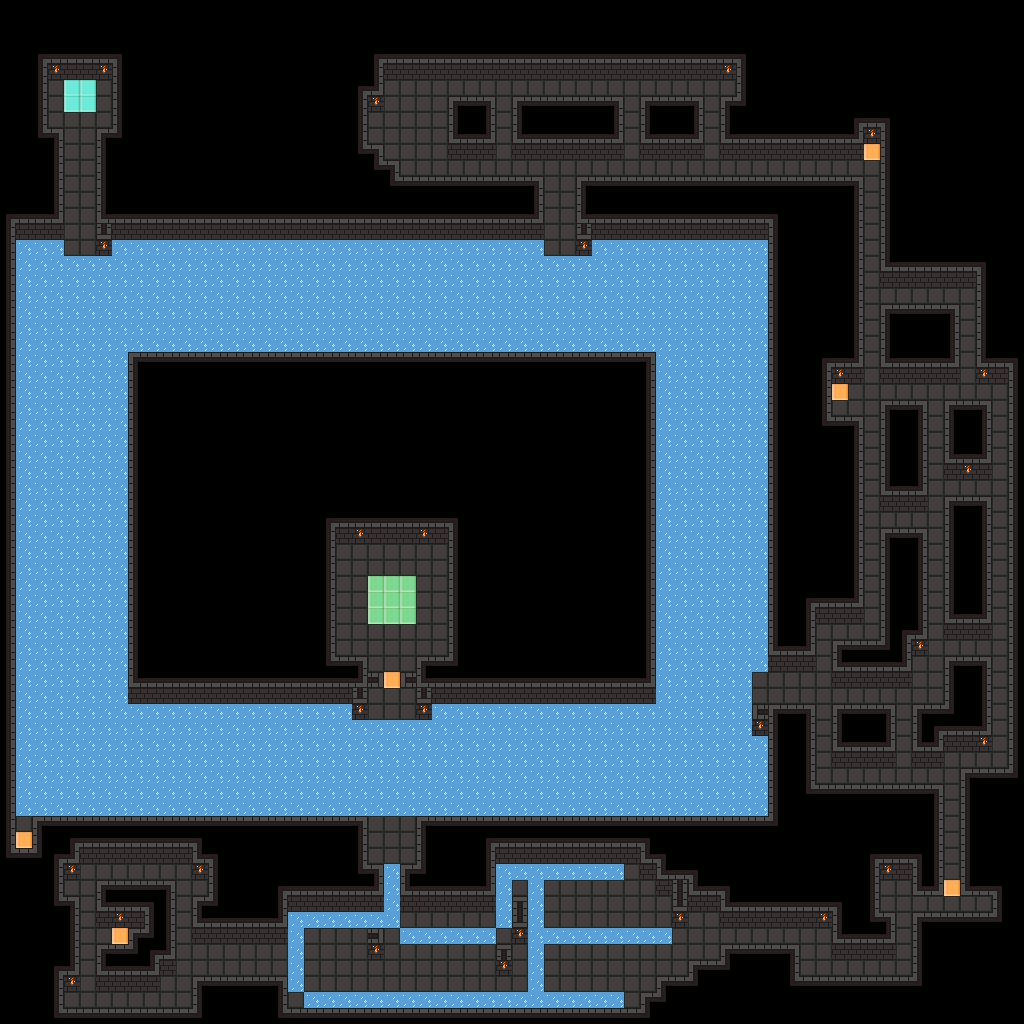

The image is a tile-based game level rendered from a .tmx file. Its description and source (layers, tilesets, objects; grid data summarised) follow:
An orthogonal 64x64 tile map with 16x16 px tiles, 1 tile layer (Tile Layer 1), 4 tilesets and 222 objects.

<map version="1.4" tiledversion="1.4.3" orientation="orthogonal" renderorder="right-down" width="64" height="64" tilewidth="16" tileheight="16" infinite="0" nextlayerid="4" nextobjectid="312">
 <properties>
  <property name="description" value="Bully Boulevard" />
 </properties>
 <tileset firstgid="1" source="../images/tileset_dungeon/tileset_dungeon.tsx" />
 <tileset firstgid="65" source="../images/tileset_common/tileset_common.tsx" />
 <tileset firstgid="96" source="../images/tileset_talisman/tileset_talisman.tsx" />
 <tileset firstgid="112" source="../images/tileset_floaty/tileset_floaty.tsx" />
 <layer id="1" name="Tile Layer 1" width="64" height="64">
  <data>[4096 cells, 2669 non-empty, 24 distinct tile ids]</data>
 </layer>
 <objectgroup id="2" name="Object Layer 1">
  <object id="8" template="../templates/spawn.tx" x="80" y="96" />
  <object id="9" template="../templates/goal.tx" x="368" y="576" width="48" height="48" />
  <object id="16" template="../templates/doorRed.tx" x="368" y="704" />
  <object id="17" template="../templates/doorRed.tx" x="384" y="704" />
  <object id="18" template="../templates/doorRed.tx" x="400" y="704" />
  <object id="19" template="../templates/doorBlue.tx" x="368" y="672" />
  <object id="20" template="../templates/doorBlue.tx" x="384" y="672" />
  <object id="21" template="../templates/doorBlue.tx" x="400" y="672" />
  <object id="26" template="../templates/doorRed.tx" x="768" y="704" />
  <object id="27" template="../templates/doorYellow.tx" x="944" y="880" />
  <object id="28" template="../templates/doorGreen.tx" x="544" y="240" />
  <object id="29" template="../templates/doorGreen.tx" x="560" y="240" />
  <object id="30" template="../templates/keyGreen.tx" x="16" y="848" />
  <object id="31" template="../templates/doorRed.tx" x="768" y="688" />
  <object id="32" template="../templates/spike.tx" x="864" y="380" />
  <object id="33" template="../templates/spike.tx" x="880" y="400" />
  <object id="34" template="../templates/spike.tx" x="928" y="528" />
  <object id="35" template="../templates/spike.tx" x="992" y="768" />
  <object id="36" template="../templates/doorBlue.tx" x="368" y="832" />
  <object id="37" template="../templates/doorBlue.tx" x="384" y="832" />
  <object id="38" template="../templates/doorBlue.tx" x="400" y="832" />
  <object id="41" template="../templates/line.tx" x="33" y="657">
   <polyline points="679,-361 679,103 39,103 39,-361 679,-361" />
  </object>
  <object id="42" template="../templates/keyBlue.tx" x="112" y="944" />
  <object id="45" template="../templates/coin.tx" x="64" y="896" />
  <object id="46" template="../templates/coin.tx" x="192" y="896" />
  <object id="47" template="../templates/coin.tx" x="64" y="1008" />
  <object id="54" template="../templates/spike.tx" x="384" y="160" />
  <object id="56" template="../templates/spike.tx" x="432" y="160" />
  <object id="57" template="../templates/spike.tx" x="416" y="160" />
  <object id="58" template="../templates/spike.tx" x="400" y="128" />
  <object id="60" template="../templates/spike.tx" x="496" y="128" />
  <object id="66" template="../templates/spike.tx" x="624" y="176" />
  <object id="67" template="../templates/spike.tx" x="384" y="128" />
  <object id="68" template="../templates/coin.tx" x="368" y="128" />
  <object id="74" template="../templates/ball.tx" x="864" y="176">
   <properties>
    <property name="line" type="object" value="75" />
    <property name="speed" type="float" value="25" />
   </properties>
  </object>
  <object id="75" template="../templates/line.tx" x="655.13" y="156">
   <polyline points="-247.13,12 216.87,12" />
  </object>
  <object id="76" template="../templates/ball.tx" x="496" y="144">
   <properties>
    <property name="line" type="object" value="77" />
    <property name="speed" type="float" value="-25" />
   </properties>
  </object>
  <object id="77" template="../templates/line.tx" x="432" y="128">
   <polyline points="8,40 72,40 72,-40 8,-40 8,40" />
  </object>
  <object id="78" template="../templates/ball.tx" x="624" y="128">
   <properties>
    <property name="line" type="object" value="79" />
    <property name="speed" type="float" value="25" />
   </properties>
  </object>
  <object id="79" template="../templates/line.tx" x="636.5" y="94">
   <polyline points="75.5,74 -4.5,74 -4.5,-6 75.5,-6 75.5,74" />
  </object>
  <object id="85" template="../templates/coin.tx" x="64" y="304" />
  <object id="86" template="../templates/coin.tx" x="704" y="304" />
  <object id="87" template="../templates/coin.tx" x="704" y="768" />
  <object id="88" template="../templates/coin.tx" x="64" y="768" />
  <object id="90" template="../templates/ball.tx" x="912" y="400">
   <properties>
    <property name="line" type="object" value="91" />
    <property name="speed" type="float" value="33" />
   </properties>
  </object>
  <object id="91" template="../templates/line.tx" x="877" y="297.5">
   <polyline points="-5,94.5 -5,-129.5 -5,-1.5 91,-1.5 91,94.5 -5,94.5" />
  </object>
  <object id="92" template="../templates/ball.tx" x="896" y="528">
   <properties>
    <property name="line" type="object" value="93" />
    <property name="speed" type="float" value="25" />
   </properties>
  </object>
  <object id="93" template="../templates/line.tx" x="886" y="524">
   <polyline points="-14,-116 -14,108 -62,108 -62,172 50,172 -62,172 -62,108 -14,108 -14,-4 50,-4 50,-116 50,96 50,124 98,124 50,124 50,172" />
  </object>
  <object id="94" template="../templates/ball.tx" x="992" y="688">
   <properties>
    <property name="line" type="object" value="95" />
   </properties>
  </object>
  <object id="95" template="../templates/line.tx" x="1002" y="529.5">
   <polyline points="-2,230.5 -2,-137.5" />
  </object>
  <object id="96" template="../templates/ball.tx" x="864" y="784">
   <properties>
    <property name="line" type="object" value="97" />
    <property name="speed" type="float" value="33" />
   </properties>
  </object>
  <object id="97" template="../templates/line.tx" x="828" y="774.5">
   <polyline points="-4,-62.5 -4,1.5 76,1.5 76,-62.5 76,1.5 124,1.5 124,-14.5 140,-14.5" />
  </object>
  <object id="98" template="../templates/coin.tx" x="960" y="496" />
  <object id="99" template="../templates/coin.tx" x="976" y="400" />
  <object id="100" template="../templates/coin.tx" x="912" y="672" />
  <object id="101" template="../templates/coin.tx" x="976" y="768" />
  <object id="102" template="../templates/ball.tx" x="976" y="912">
   <properties>
    <property name="line" type="object" value="105" />
    <property name="speed" type="float" value="20" />
   </properties>
  </object>
  <object id="105" template="../templates/line.tx" x="910" y="900.333">
   <polyline points="-214,35.6667 -102,35.6667 -102,67.6667 -6,67.6667 -6,3.66667 74,3.66667" />
  </object>
  <object id="107" template="../templates/spike.tx" x="880" y="912" />
  <object id="108" template="../templates/coin.tx" x="880" y="896" />
  <object id="109" template="../templates/spike.tx" x="816" y="960" />
  <object id="113" template="../templates/keyRed.tx" x="832" y="400" />
  <object id="114" template="../templates/checkpoint.tx" x="864" y="144" />
  <object id="115" template="../templates/checkpoint.tx" x="944" y="880" />
  <object id="116" template="../templates/checkpoint.tx" x="832" y="384" />
  <object id="117" template="../templates/coin.tx" x="720" y="96" />
  <object id="118" template="../templates/coin.tx" x="816" y="944" />
  <object id="119" template="../templates/spike.tx" x="672" y="976" />
  <object id="120" template="../templates/spike.tx" x="688" y="960" />
  <object id="121" template="../templates/spike.tx" x="704" y="960" />
  <object id="122" template="../templates/spike.tx" x="704" y="928" />
  <object id="123" template="../templates/spike.tx" x="688" y="928" />
  </objectgroup>
</map>
<!-- 150 of 222 objects omitted -->
